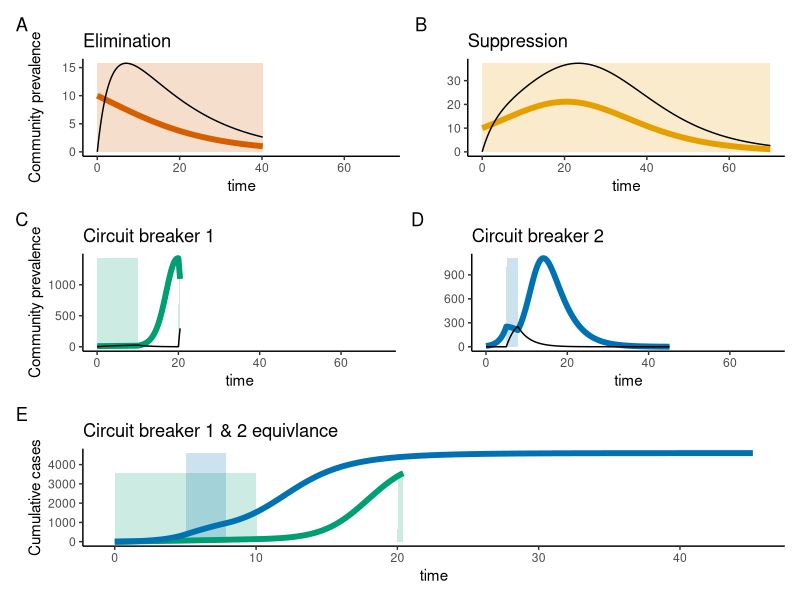

Generate this figure with R:
require(deSolve)
require(ggplot2)
require(patchwork)
cols <- c("#999999", "#E69F00", "#56B4E9", "#009E73", "#F0E442", "#0072B2", "#D55E00", "#CC79A7", "#66CC99")

### The aim of this code is to make a figure that illustrates
### the isolation-only strategy in terms of Hansen & Day
### in terms of the public health terminology that I defined
#### elimination, suppression, and circuit breaker.


##### Parameters
# max daily rate of community member isolation
u1max <- 0.7
# max daily rate of traveler isolation
u2max <- 0
# constraint on community member isolation
C1max <- 500
# constraint on traveller isolation
C2max <- 100
# transmission rate
beta<-.0002
# importation rate
theta<-2
theta<-0
mu<-0.334
# relative transmissibility of travellers
c<-1
T<-70
# daily vaccination rate
rho<-0
# start time for community isolation
tstart1<-0
# in case we wanted to do two switches
toff1 <- 1000 # currently set to not turn-off
# start time for restrictions on travellers
tstart2<-0


# community isolation function
u1fun<-function(t){
  u1 = u1max
  if(t<tstart1){
  u1 = 0}
  if(t<(toff1+10) & t>toff1){
    u1 = 0
  }
  return(u1)
}

# travel restrictions function
u2fun<-function(t){
  if(t>tstart2){
    u2 = u2max}
  else{
    u2 = 0
  }
  return(u2)
}

# This is designed to trigger termination of the simulation when I1>0.5
rootfun <- function(t, y, parameters){
  I1 = y[2]
  # However, with importations, it doesn't make sense to have this as
  # the endpoint of the simulation, so instead I just set Imin = 0 and have
  # the simulation end at T=100.
  y1 = 1 - I1 
  return(y1)
}


SI<-function(t, y, parameters){
  S = y[1]
  I1 = y[2]
  I2 = y[3]
  C1 = y[4]
  C2 = y[5]
  iso = y[6]
  u1 = u1fun(t)
  u2 = u2fun(t)
  
  if(C1 > C1max){
    u1 = 0
  }
  if(C2 > C2max){
    u2 = 0
  }
  
  dS = - beta*S*(I1 + c*I2) - rho*S
  dI1 = beta*S*(I1 + c*I2) - mu*I1 - u1*I1
  dI2 = theta - 2*mu*I2 - u2*I2
  dC1 = u1*I1
  dC2 = u2*I2
  diso = u1*I1 - mu*iso
  return(list(c(dS,dI1,dI2,dC1,dC2,diso)))
}

### ELIMINATION
out <- ode(y = c(S=5000,I1=10,I2=0,C1=0,C2=0,iso=0), parms = NULL, times = seq(0,T,.05), func = SI, events = list(func = NULL, root = TRUE, terminalroot = 1), rootfun=rootfun)
out<- data.frame(out)
J = cumsum(beta*out$S*(out$I1+c*out$I2)*diff(c(0,out$time)))
J.elim <- J
u = rep(0,length(J))
u[which(diff(c(out$C1[1],out$C1))*diff(c(0,out$time))>0.001)] = max(c(out$I1,out$iso))
out.elim <- data.frame(out,u=u)

g.elim = ggplot(out.elim, aes(x = time, y = I1)) +
  geom_ribbon(aes(ymin = 0, ymax = u), fill = cols[7], alpha = 0.2)+
  geom_line(color = cols[7], size = 2)+
  geom_line(aes(y=iso))+
  ggtitle("Elimination")+ylab("Community prevalence") + xlim(0,T)+theme_classic()

##### SUPPRESSION (same parameters except a lower u1max)
u1max <- 0.6
out <- ode(y = c(S=5000,I1=10,I2=0,C1=0,C2=0,iso=0), parms = NULL, times = seq(0,T,.05), func = SI, events = list(func = NULL, root = TRUE, terminalroot = 1), rootfun=rootfun)
out <- data.frame(out)
out.supp<-data.frame(out)
J = cumsum(beta*out$S*(out$I1+c*out$I2)*diff(c(0,out$time)))
J.supp <- J
u = rep(0,length(J))
u[which(diff(c(out$C1[1],out$C1))*diff(c(0,out$time))>0.001)] = max(c(out$I1,out$iso))
out.supp <- data.frame(out,u=u)

g.supp = ggplot(out.supp, aes(x = time, y = I1)) +
  geom_ribbon(aes(ymin = 0, ymax = u), fill = cols[2], alpha = 0.2)+
  geom_line(color = cols[2], size = 2)+
  geom_line(aes(y=iso))+ggtitle("Suppression")+ylab("") + xlim(0,T)+theme_classic()

###### CIRCUIT BREAKER (a lower value of the constraint)
### (also times of on and off to illustrate that timing doesn't matter)
C1max <- 400
toff1<-10
out <- ode(y = c(S=5000,I1=10,I2=0,C1=0,C2=0,iso=0), parms = NULL, times = seq(0,T,.05), func = SI, events = list(func = NULL, root = TRUE, terminalroot = 1), rootfun=rootfun)
out <- data.frame(out)
out.circ<-out
J = cumsum(beta*out$S*(out$I1+c*out$I2)*diff(c(0,out$time)))
u = rep(0,length(J))
u[which(diff(c(out$C1[1],out$C1))*diff(c(0,out$time))>0.001)] = max(c(out$I1,out$iso))
out.circ <- data.frame(out,u=u,J=J)
print(tail(out$C1,1))

g.circ = ggplot(out.circ, aes(x = time, y = I1)) +
  geom_ribbon(aes(ymin = 0, ymax = u), fill = cols[4], alpha = 0.2)+
  geom_line(color = cols[4], size = 2)+geom_line(aes(y=iso))+ggtitle("Circuit breaker 1")+ylab("Community prevalence") + xlim(0,T) + theme_classic()


#### A different circuit-breaker with the same parameters as above
tstart1<-5
toff1<-1000
out <- ode(y = c(S=5000,I1=10,I2=0,C1=0,C2=0,iso=0), parms = NULL, times = seq(0,T,.05), func = SI, events = list(func = NULL, root = TRUE, terminalroot = 1), rootfun=rootfun)
out <- data.frame(out)
out.circ.2<-out
print(tail(out$C1,1))
J = cumsum(beta*out$S*(out$I1+c*out$I2)*diff(c(0,out$time)))
u = rep(0,length(J))
u[which(diff(c(out$C1[1],out$C1))*diff(c(0,out$time))>0.001)] = max(c(out$I1,out$iso))
out.circ2 <- data.frame(out,u=u,J=J)
print(tail(out$C1,1))

g.circ.2 = ggplot(out.circ.2, aes(x = time, y = I1)) +
  geom_ribbon(aes(ymin = 0, ymax = u), fill = cols[6], alpha = 0.2)+
  geom_line(color = cols[6], size = 2)+
  geom_line(aes(y=iso))+
  ggtitle("Circuit breaker 2")+ylab("") + xlim(0,T) + theme_classic()



J.circ = ggplot()+
  geom_ribbon(data=out.circ,aes(x=time,ymin = 0, ymax = u*(max(J)/max(I1))), fill = cols[4], alpha = 0.2)+
  geom_ribbon(data=out.circ.2,aes(x=time,ymin = 0, ymax = u*(max(J)/max(I1))), fill = cols[6], alpha = 0.2)+
  geom_line(data=out.circ, aes(x = time, y = J),color = cols[4], size = 2)+
  geom_line(data=out.circ.2, aes(x = time, y = J),color = cols[6], size = 2)+ylab("Cumulative cases")+ggtitle("Circuit breaker 1 & 2 equivlance")+theme_classic()

g1=g.elim+g.supp
g2=g.circ+g.circ.2
fig = g1/g2/J.circ+
  plot_annotation(tag_levels = 'A')
ggsave("~/Desktop/Work/Students/MSc/Adu-Boahen/Thesis_2024-Updates/Amys codes/figures/Isolation_only_no_importations.png", width = 20, height = 15, units = "cm")
